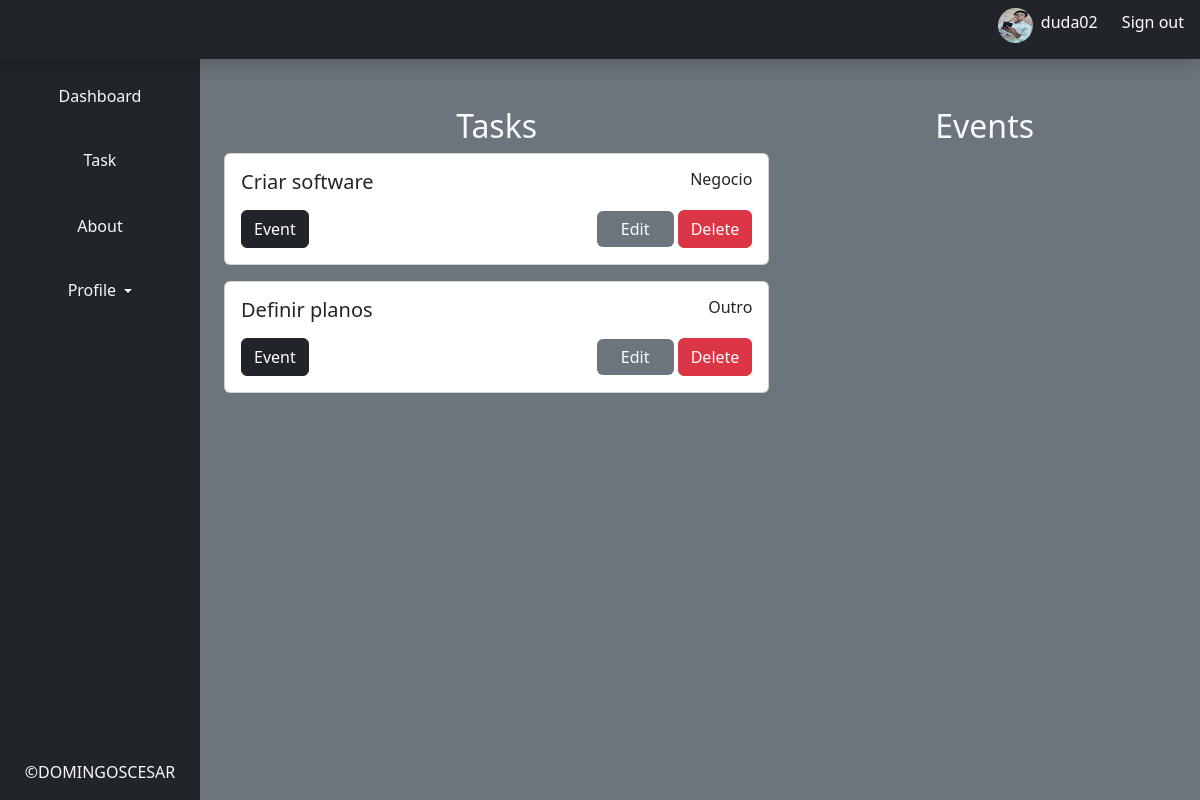
The app's page / (signed in) with its own data.
### Todo/models.py (models this page shows, shortened)
class Profile(models.Model):
    user = models.OneToOneField(User, on_delete=models.CASCADE)
    Gender_CHOICES = [ ('M', 'Masculine'), ('F', 'Female'), ('O', 'Other')]
    gender = models.CharField(max_length=1, choices=Gender_CHOICES, null=False)
    birth = models.DateField(null=False)
    img = models.ImageField(null=True, blank=True, upload_to='images/')
    class Meta:
        verbose_name_plural = 'Profiles'

class Task(models.Model):
    name = models.CharField(max_length=100, null=False)
    category = models.CharField(max_length=100, null=False)
    summary = models.CharField(max_length=250, null=False)
    created_at = models.DateTimeField(auto_now_add=True)
    updated_at = models.DateTimeField(auto_now=True)
    owner = models.ForeignKey(Profile, on_delete=models.CASCADE)
    class Meta:
        verbose_name_plural = 'Tasks'

### Todo/views.py (the view)
# urls.py: path('', views.index, name='index'),
@login_required(login_url='signin')
def index(request):
    data = {}
    data['tasks'] = Task.objects.all()
    data['profile'] = Profile.objects.all()
    data['events']= Event.objects.all()
    data['page'] = 'index'
    return render(request, 'index.html',data)

### Todo/templates/index.html (shortened to what this page needs)
{% extends 'base/base.html' %}
{% block content %}
    <section class="row">
        {% if page == "index" %}
            {% if profile %}
                <div class="col-md-7">
                    <h2 class="text-center mt-5">Tasks</h2>
                    <article class="profile">
                            {% for task in tasks %}
                                {% if request.user.profile.id == task.owner.id %}
                                    <div class="card  mb-3">
                                        <div class="card-body">
                                            <div class="d-flex justify-content-between align-content-center justify-content-center mb-2">
                                                <h5 class="card-title text-dark">{{ task.name }}</h5>
                                                <h6 class="card-text text-dark">{{ task.category }}</h6>
                                            </div>
                                        <div class="d-flex justify-content-between">
                                            <a href="{% url 'createEvent' task.id %}" class="btn btn-dark">
                                                Event
                                            </a>
                                            <span>
                                                <a href="{% url 'updateTask' task.id %}" class="btn btn-primary bg-secondary border-0 px-4">Edit</a>
                                                <button type="button" class="btn btn-danger" data-bs-toggle="modal" data-bs-target="#staticBackdrop">
                                                    Delete
                                                </button>
                                            </span>
                                        </div>
                                        </div>
                                    </div>
                                {% endif %}
                            {% endfor %}
                    </article>
                </div>
                <div class="col-md-5">
                    <h2 class="text-center mt-5">Events</h2>
                </div>
            {% else%}
                <span>User is empty</span>
            {% endif %}
        {% endif %}
    </section>
{% endblock content %}

### Todo/templates/base/base.html (shortened to what this page needs)
{% load static %}
<!DOCTYPE html>
<html lang="en">
<head>
    <link rel="stylesheet" href="{% static 'bootstrap5/css/bootstrap.min.css' %}">
    <link rel="stylesheet" href="{% static '/css/base.css' %}">
    <link rel="stylesheet" href="{% static '/css/other.css' %}">
</head>
<body class="bg-secondary">
    <header class="navbar navbar-dark sticky-top bg-dark flex-md-nowrap p-0 shadow mb-0">
        <a class="navbar-brand col-md-3 col-lg-2 me-0 px-3 fs-6" href="#"></a>
        <div class="navbar-nav">
          <div class="nav-item text-nowrap mb-3 pt-1">
            {% if request.user.is_authenticated %}
        {% if request.user.profile.img %}
            <img src="{% static '{{request.user.profile.img.url}}' %}" alt="profile img" srcset="{{ request.user.profile.img.url }}" width="35" height="35" class="rounded-circle mt-1">
        {% else %}
            <span>You have no image</span>
        {% endif %}
        <a class="px-1 link" href="#">{{request.user}}</a>
        <a href="{% url 'logout' %}" class="px-3 link">Sign out</a>
    {% else %}
        <a href="{% url 'signin' %}" class="px-3 link">Login</a>
    {% endif %}
          </div>
        </div>
    </header>
    <div class="container-fluid mt-0">
        <div class="row">
            <nav id="sidebarMenu" class="col-md-3 col-lg-2 d-md-block bg-dark sidebar collapse pb-3">
                <div class="position-sticky pt-3 sidebar-sticky">
                  <ul class="nav flex-column">
                    <li class="nav-item">
                      <a class="nav-link active text-center mb-4 text-light" aria-current="page" href="{% url 'index' %}">
                        Dashboard
                      </a>
                    </li>
                    <li class="nav-item text-center">
                      <a class="nav-link text-center mb-4 text-light" href="{% url 'task' %}">
                        <span data-feather="file" class="align-text-bottom">Task</span>
                      </a>
                    </li>
                    <li class="nav-item">
                      <a class="nav-link text-center mb-4 text-light" href="{% url 'about' %}">
                        About
                      </a>
                    </li>
                    <li class="nav-item dropdown">
                      <a class="nav-link text-center text-light dropdown-toggle"  role="button" data-bs-toggle="dropdown" aria-expanded="false">
                        <span data-feather="users" class="align-text-bottom">Profile</span>
                      </a>
                    </li>
                  </ul>
                    <h6 class="sidebar-heading d-flex justify-content-center align-items-center px-3 mt-4 mb-1 text-muted text-uppercase">
                     <span class="text-light">&copy;DomingosCesar</span>
                    </h6>
                </div>
            </nav>
            <main class="col-md-9 ms-sm-auto col-lg-10 px-md-4 text-light">
                {% block content %}
                {% endblock %}
            </main>
        </div>
    </div>
</body>
</html>

### Todo/static/css/base.css (style rules this page uses)
.nav { height: 83vh; }
.navbar-nav .nav-item .link { text-decoration: none; color: #fff; }

### Todo/static/css/other.css (style rules this page uses)
.link { text-decoration: none; color: #fff; }

### records on screen
Task: name "Criar software", category "Negocio"
Task: name "Definir planos", category "Outro"

### other values on screen
{{ request.user }} "duda02"
